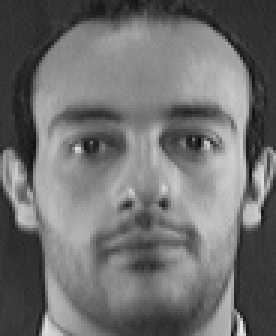
%> input picture att_faces/s16/6.pgm, 92 x 112 px (shown 3 times larger)
$ octave part_1.m   (GNU Octave 9; MATLAB toolbox functions it lacks are replaced by stand-ins)
%> lines starting %> are read from the running program, lines starting %| are printed output that depends on the picture
figure(1);
[img,map]=imread('att_faces/s16/6.pgm');
%> img is the input picture: size 112x92 uint8; min 10, max 235, mean 111.4
%> map = []
imshow(img,map);
title('Original Image');

figure(2);
img2dct=dct2(img);
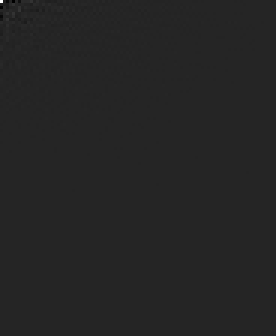
%> img2dct: size 112x92 double (shown 3 times larger); min -1939.1, max 11307.6, mean 0.5; drawn with min black and max white
imshow(img2dct,map);
title('2D DCT');

figure(3);
imgrecover=idct2(img2dct);
imshow(imgrecover,map);
title('Back to Image');

figure(4);
t1=0.01.*abs(img2dct);
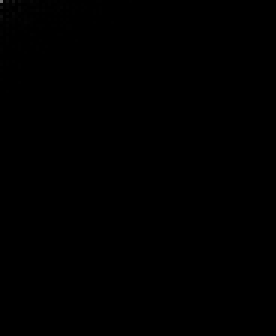
%> t1: size 112x92 double (shown 3 times larger); min 1.63e-06, max 113.1, mean 0.1
t2=0.01*max(max(abs(img2dct)));
%> t2 = 113.1
c_hat=255*(log10(1+t1)/log10(1+t2));
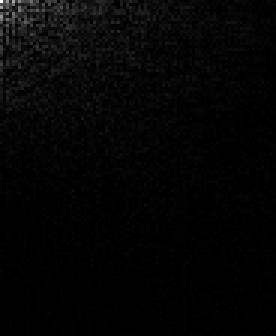
%> c_hat: size 112x92 double (shown 3 times larger); min 8.78e-05, max 255, mean 5.2
imshow(c_hat,map);
title('Log Magnitude of 2-D DCT');

$ run again, with att_faces/s16/10.pgm copied over att_faces/s16/6.pgm
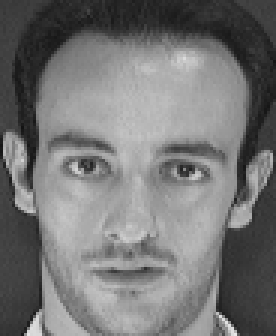
%> input picture att_faces/s16/10.pgm, 92 x 112 px (shown 3 times larger)
%> img is the input picture: size 112x92 uint8; min 19, max 232, mean 117.2
%> map = []
%> t2 = 118.9
%> `c_hat=255*(log10(1+t1)/log10(1+t2));`:
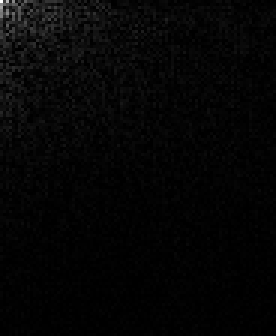
%> c_hat: size 112x92 double (shown 3 times larger); min 0.00125, max 255, mean 5.6

$ run again, with att_faces/s16/2.pgm copied over att_faces/s16/6.pgm
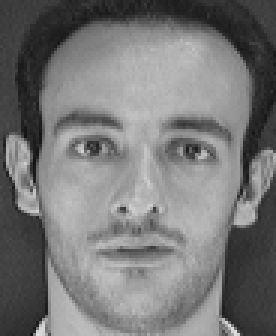
%> input picture att_faces/s16/2.pgm, 92 x 112 px (shown 3 times larger)
%> img is the input picture: size 112x92 uint8; min 16, max 223, mean 119.2
%> map = []
%> t2 = 121
%> `c_hat=255*(log10(1+t1)/log10(1+t2));`:
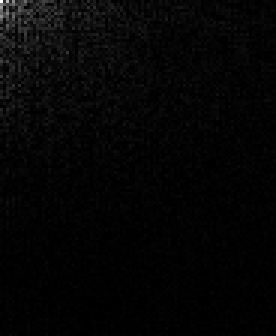
%> c_hat: size 112x92 double (shown 3 times larger); min 0.000474, max 255, mean 5.5
